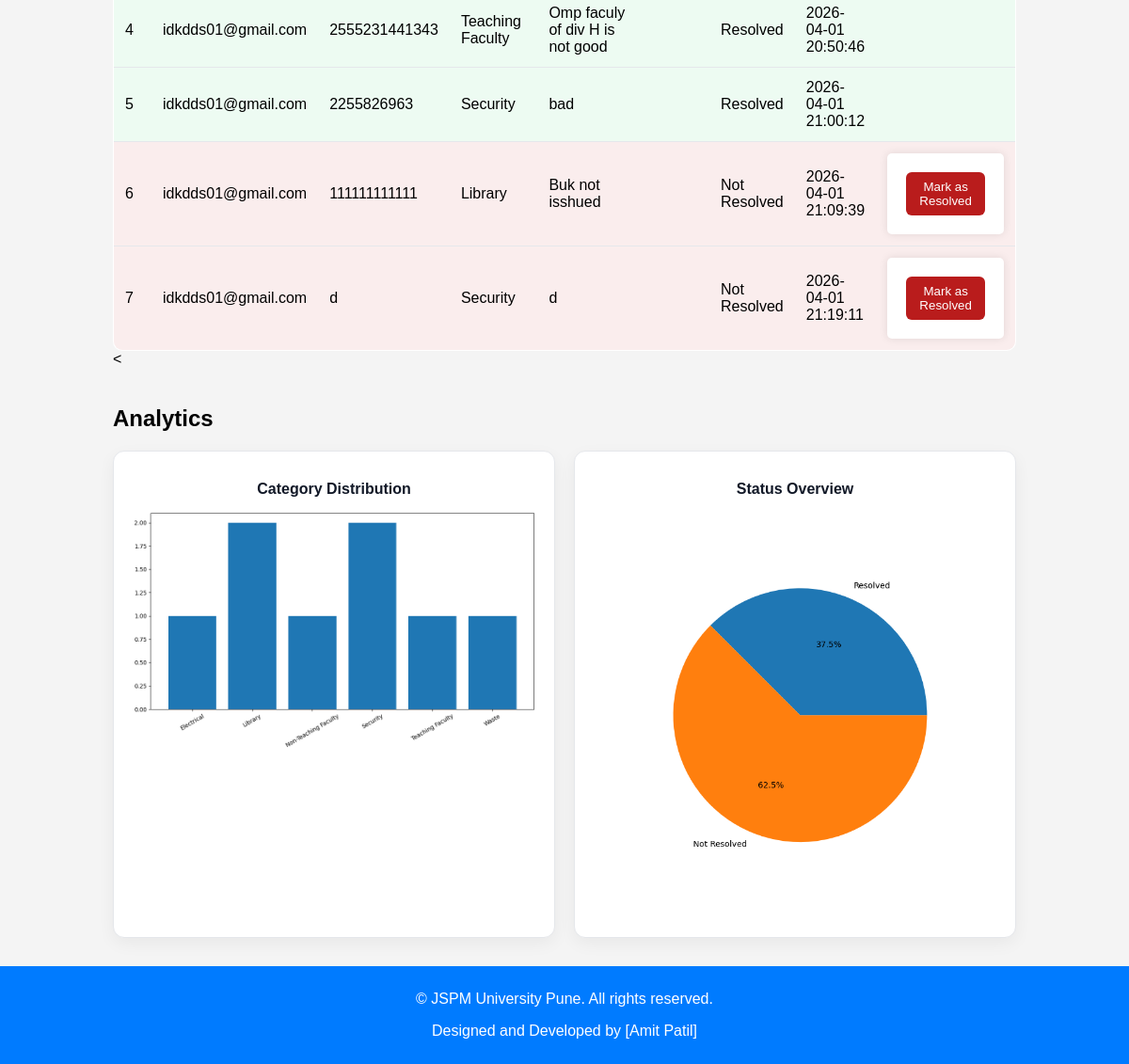
Before: /admin_dashboard (lower part) with the older database file.
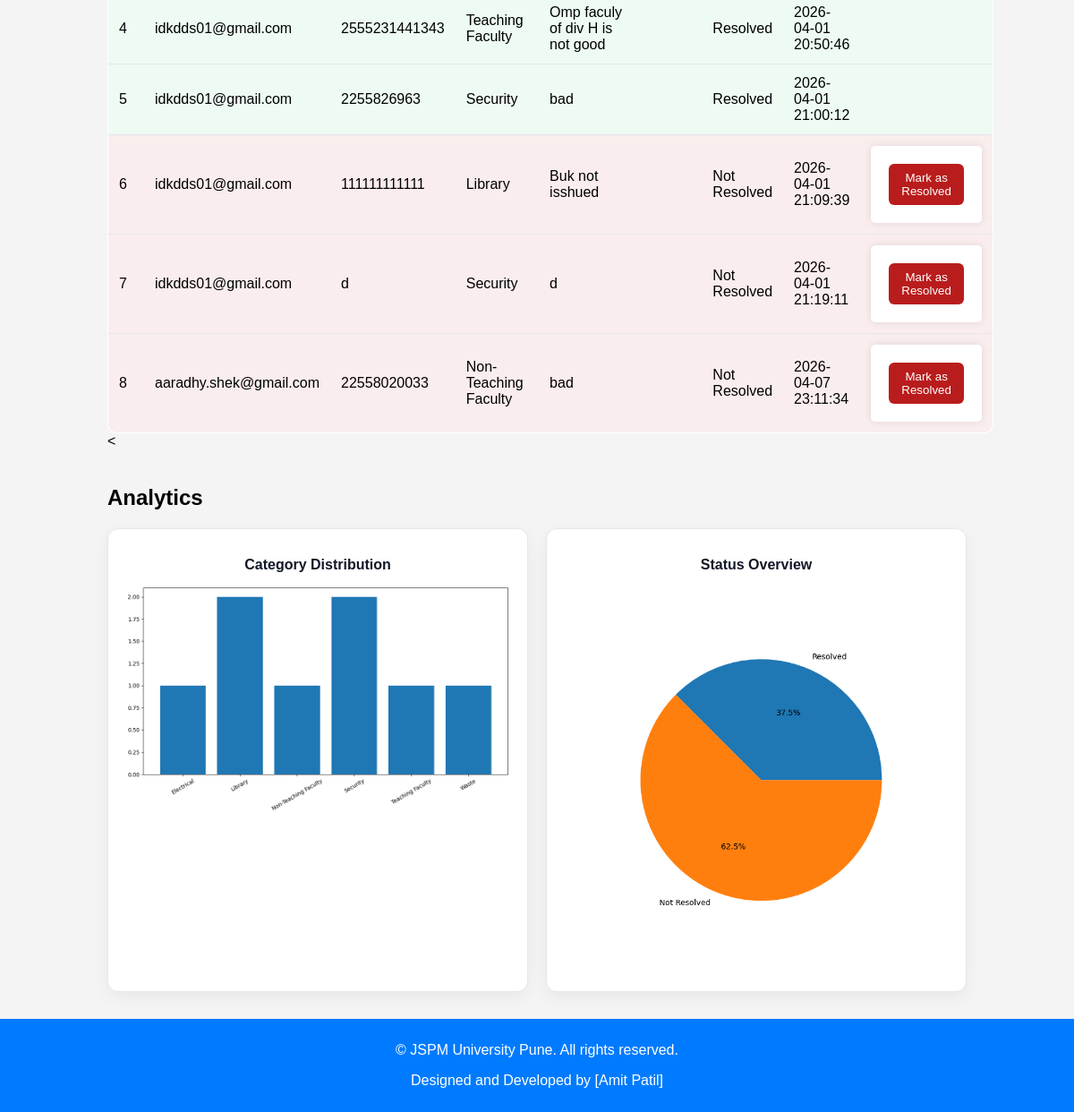
After: the same page with the newer database file.
### tables this page shows
CREATE TABLE complaints (
            id INTEGER PRIMARY KEY AUTOINCREMENT,
            ticket_id TEXT UNIQUE,
            email TEXT NOT NULL,
            prn_or_faculty_id TEXT NOT NULL,
            category TEXT NOT NULL,
            description TEXT NOT NULL,
            image_path TEXT,
            status TEXT NOT NULL DEFAULT 'Not Resolved',
            created_at TEXT NOT NULL
        );

### app.py (the view)
@app.route('/admin_dashboard')
def admin_dashboard():
    generate_graphs()
    selected_category = request.args.get('category', '').strip()
    selected_status = request.args.get('status', '').strip()
    complaints = get_complaints(
        category=selected_category or None,
        status=selected_status or None,
    )
    categories = get_categories()
    return render_template(
        'admin_dashboard.html',
        complaints=complaints,
        categories=categories,
        selected_category=selected_category,
        selected_status=selected_status,
    )

### database.py (called while the page is built)
def _database_path() -> Path:
    return Path(current_app.root_path) / DATABASE_NAME

def get_db() -> sqlite3.Connection:
    if "db" not in g:
        g.db = sqlite3.connect(str(_database_path()))
        g.db.row_factory = sqlite3.Row
    return g.db

def _row_to_complaint(row):
    return Complaint(
        id=row["id"],
        email=row["email"],
        prn_or_faculty_id=row["prn_or_faculty_id"],
        category=row["category"],
        description=row["description"],
        image_path=row["image_path"],
        status=row["status"],
        created_at=row["created_at"],
    )

def get_complaints(category=None, status=None):
    db = get_db()
    query = """
        SELECT id, email, prn_or_faculty_id, category,
               description, image_path, status, created_at
        FROM complaints
    """
    params = []
    if category:
        query += " WHERE category = ?"
        params.append(category)
    rows = db.execute(query, params).fetchall()
    return [_row_to_complaint(r) for r in rows]

def get_categories():
    db = get_db()
    rows = db.execute("SELECT DISTINCT category FROM complaints").fetchall()
    return [row["category"] for row in rows]

def get_category_counts():
    db = get_db()
    rows = db.execute("""
        SELECT category, COUNT(*) as count
        FROM complaints
        GROUP BY category
    """).fetchall()
    return [(row["category"], row["count"]) for row in rows]

def get_status_counts():
    db = get_db()
    row = db.execute("""
        SELECT
            SUM(CASE WHEN status='Resolved' THEN 1 ELSE 0 END),
            SUM(CASE WHEN status='Not Resolved' THEN 1 ELSE 0 END)
        FROM complaints
    """).fetchone()
    return row[0] or 0, row[1] or 0

### templates/admin_dashboard.html (shortened to what this page needs)
<!DOCTYPE html>
<html lang="en">
<head>
    <link rel="stylesheet" href="{{ url_for('static', filename='css/admin.css') }}">
</head>
<body>
    {% include 'layout.html' %}
    <div class="container">
        <table>
            <tbody>
                {% for complaint in complaints %}
                    <tr class="{{ 'resolved' if complaint.status == 'Resolved' else 'not-resolved' }}">
                        <td>{{ complaint.id }}</td>
                        <td>{{ complaint.email }}</td>
                        <td>{{ complaint.prn_or_faculty_id }}</td>
                        <td>{{ complaint.category }}</td>
                        <td>{{ complaint.description }}</td>
                        <td>
                        </td>
                        <td>{{ complaint.status }}</td>
                        <td>{{ complaint.created_at }}</td>
                        <td>
                            {% if complaint.status == 'Not Resolved' %}
                                <form method="POST" action="{{ url_for('mark_resolved', complaint_id=complaint.id) }}">
                                    <button type="submit">Mark as Resolved</button>
                                </form>
                            {% endif %}
                        </td>
                    </tr>
                {% endfor %}
            </tbody>
        </table>
        <<div class="graphs-section">
    <h2>Analytics</h2>
    <div class="graph-grid">
        <div class="graph-card">
            <h3>Category Distribution</h3>
            <img src="{{ url_for('static', filename='graphs/category_distribution.png') }}">
        </div>
        <div class="graph-card">
            <h3>Status Overview</h3>
            <img src="{{ url_for('static', filename='graphs/resolved_vs_not_resolved.png') }}">
        </div>
    </div>
</div>
    </div>
</body>
<footer>
        <p>&copy; {{ current_year }} JSPM University Pune. All rights reserved.</p>
        <p>Designed and Developed by [Amit Patil]</p>
    </footer>
</html>

### templates/layout.html (shortened to what this page needs)
<!DOCTYPE html>
<html lang="en">
<head>
    <link rel="stylesheet" href="{{ url_for('static', filename='css/styles.css') }}">
</head>
<body>
</body>
</html>

### static/css/admin.css (style rules this page uses)
:root { --primary: #111827; --accent: #b91c1c; --accent-light: #dc2626; --bg: #f9fafb; --text: #1f2937; --card: #ffffff; --border: #e5e7eb; }
body { margin: 0; font-family: 'Segoe UI', sans-serif; background: var(--bg); transition: background 0.3s, color 0.3s; }
.container { padding: 30px; }
button { background: var(--accent); color: white; padding: 8px 14px; border-radius: 6px; border: none; cursor: pointer; font-weight: 500; }
table { width: 100%; border-collapse: collapse; background: var(--card); border-radius: 10px; overflow: hidden; border: 1px solid var(--border); }
th, td { padding: 12px; }
tr { border-bottom: 1px solid var(--border); }
.resolved { background: rgba(34,197,94,0.08); }
.not-resolved { background: rgba(185,28,28,0.08); }
.graphs-section { margin-top: 40px; }
.graphs-section h2 { margin-bottom: 20px; }
.graph-grid { display: grid; grid-template-columns: repeat(auto-fit, minmax(300px, 1fr)); gap: 20px; }
.graph-card { background: white; padding: 15px; border-radius: 12px; border: 1px solid #e5e7eb; box-shadow: 0 6px 18px rgba(0,0,0,0.05); text-align: center; }
.graph-card h3 { margin-bottom: 10px; font-size: 16px; color: #111827; }
.graph-card img { width: 100%; border-radius: 8px; }

### static/css/styles.css (style rules this page uses)
body { font-family: Arial, sans-serif; margin: 0; padding: 0; background-color: #f4f4f4; }
.container { width: 80%; margin: auto; overflow: hidden; }
form { background: #ffffff; padding: 20px; border-radius: 5px; box-shadow: 0 0 10px rgba(0, 0, 0, 0.1); }
footer { text-align: center; padding: 10px 0; background: #007bff; color: #ffffff; position: relative; bottom: 0; width: 100%; }

Changed rows visible on the page:
added complaints: id "8", email "aaradhy.shek@gmail.com", prn_or_faculty_id "22558020033", category "Non-Teaching Faculty", description "bad", status "Not Resolved", created_at "2026-04-07 23:11:34"
